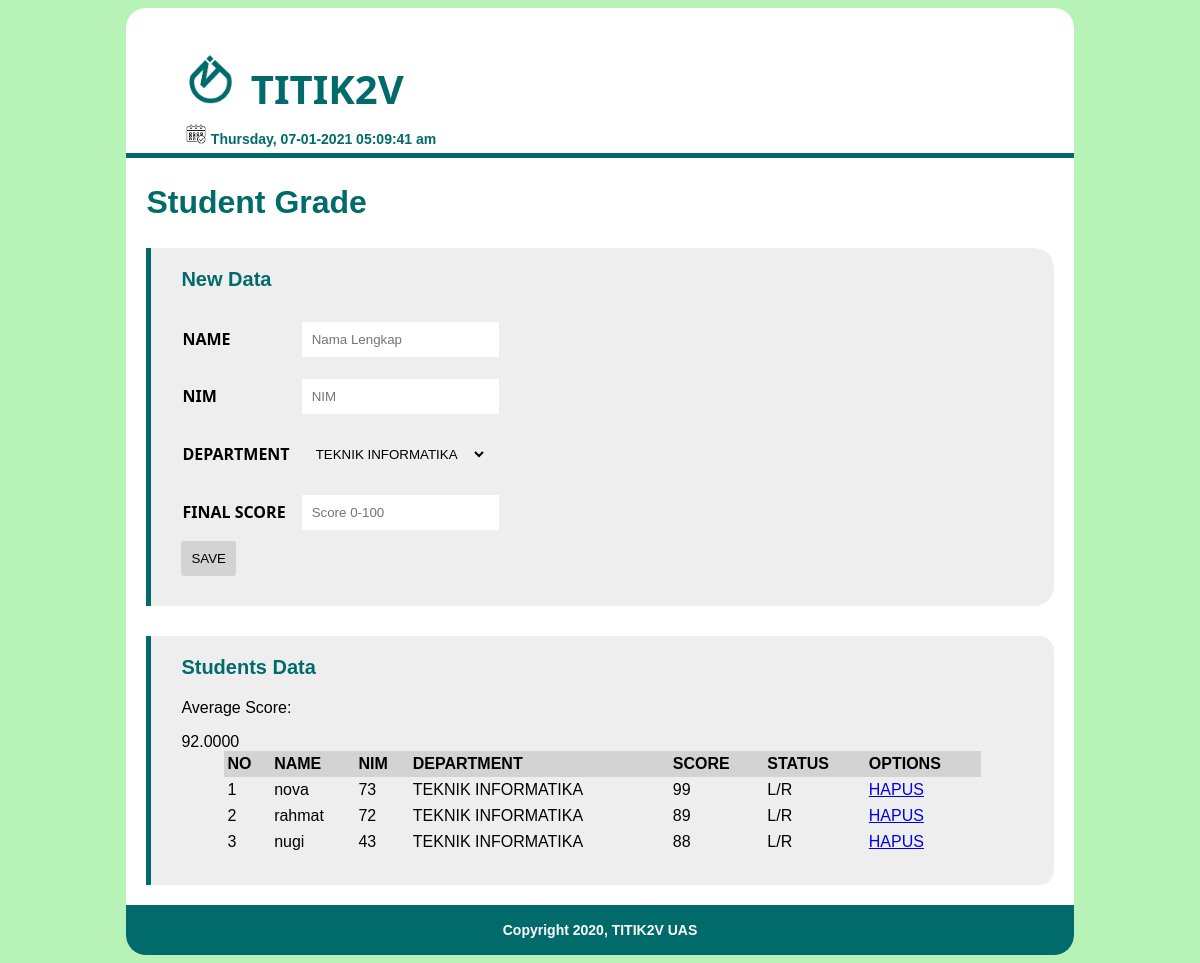
The app's page /home.php with its own data.
### tables this page shows
CREATE TABLE `students_data` (
  `kode` int(11) NOT NULL,
  `nama` text NOT NULL,
  `nim` int(11) NOT NULL,
  `department` text NOT NULL,
  `score` int(3) NOT NULL
);

### home.php (the view, shortened to what this page needs)
<!DOCTYPE html>
<html lang="en">
<head>
    <link rel="stylesheet" href="css/home.css">
</head>
<body>
<div class="container">
    <div class="header">
        <ul>
            <li><div class="inilogo"></div></li>
            <li><h1 class="judul">TITIK2V</h1></li>
        </ul>
        <div class="calendar"></div></li>
        <div class="date">
            <?php
            echo date('l, d-m-Y  h:i:s a');
            ?>
        </div>
    </div>
    <div class="conten">
        <h2>Student Grade</h2>
        <div class="newdata">
            <h3>New Data</h3>
            <form action="" method="post">
             <table class="tablenewdata">
                <tr>
                    <td>NAME</td>
                    <td>  <input type="text" name="nama" placeholder="Nama Lengkap" required value="<?=(isset($_POST['nama']))?$_POST['nama']:'';?>" class="form-control"></td>
                </tr>
                <tr>
                    <td>NIM</td>
                    <td>  <input type="number" name="nim" placeholder="NIM" required value="<?=(isset($_POST['nim']))?$_POST['nim']:'';?>" class="form-control"></td>
                </tr>
                <tr>
                    <td>DEPARTMENT</td>
                    <td>
                        <select type="text" name="department">
                            <option value="TEKNIK INFORMATIKA">TEKNIK INFORMATIKA</option>
                        </select>
                    </td>
                </tr>
                <tr>
                    <td>FINAL SCORE</td>
                    <td><input type="number" name="score" placeholder="Score 0-100" required value="<?=(isset($_POST['score']))?$_POST['score']:'';?>" class="form-control"></td>
                </tr>
             </table>
             <input type="submit" name="Save" value="SAVE" class="save">
            </form>
        </div>
        <div class="studentsdata">
            <h3>Students Data</h3>
            <p>Average Score:</p>
                <?php
                    include "config.php";
                    $result= mysqli_query($conn, "SELECT AVG(score) AS average FROM students_data");
                    $row = mysqli_fetch_assoc($result);
                    $average = $row['average'];
                    echo ("$average");
                ?>
            <table class="tablestudentsdata">
                    <tr class="segmen">
                        <td>NO</td>
                        <td>NAME</td>
                        <td>NIM</td>
                        <td>DEPARTMENT</td>
                        <td>SCORE</td>
                        <td>STATUS</td>
                        <td>OPTIONS</td>
                    </tr>
                <?php
                    include "config.php";
                    $no=1;
                    $ambildata =mysqli_query($conn,"SELECT * FROM students_data");
                    while ($tampil = mysqli_fetch_array($ambildata)){
                        echo "
                        <tr>
                            <td>$no</td>
                            <td>$tampil[nama]</td>
                            <td>$tampil[nim]</td>
                            <td>$tampil[department]</td>
                            <td>$tampil[score]</td>
                            <td>L/R</td>
                        ";
                ?>
                        <div class="hapus">
                <?php
                        echo"
                            <td>
                                <a href='?kode=$tampil[kode]'>HAPUS</a>
                            </td>
                        ";
                ?>
                        </div>
                <?php
                        echo "
                        </tr>";
                        $no++;
                    }
                ?>
            </table>
        </div>
    </div>
        <div class="footer">
            <p class="copy">Copyright 2020, TITIK2V UAS</p>
        </div>
</div>
</body>
</html>

### css/home.css (style rules this page uses)
table { border-collapse: collapse; }
body { font: 16px arial; background-color: #b7f3b7; }
.container { width: 80%; margin: auto; background-color: white; border-radius: 20px; }
.header { padding: 20px; padding-bottom: 5px; }
.header ul li { display: inline-block; margin-top: -10px; margin-right: 10px; font-weight: bold; }
.header .inilogo { height: 50px; width: 50px; background: url(../img/cobalogo.png); background-size: cover; }
.header .judul { font-size: 40px; font-family:poppins,'Segoe UI', Tahoma, Geneva, Verdana, sans-serif; font-weight: bold; color: #016b6b; margin-bottom: -20px; }
.calendar { margin-left: 40px; height: 20px; width: 20px; background-image: url(../img/calendar.png); background-size: cover; display: inline-block; }
.date { font-size: 14px; font-weight: bold; color: #016b6b; display: inline-block; margin-bottom: -20px; }
.conten { padding: 0px 20px; border-top: 5px solid #016b6b; }
h2 { font-size: 32px; font-weight: bold; color: #016b6b; }
h3 { font-size: 20px; font-weight: bold; color: #016b6b; }
.newdata { background-color: #eeeeee; padding: 30px; border-bottom-right-radius: 20px; border-top-right-radius: 20px; border-left: 5px solid #016b6b; }
.newdata h3 { margin-top: -10px; }
.save { background-color: rgb(211, 211, 211); border-radius: 3px; border: none; padding:10px; }
.tablenewdata td { font-family:'Segoe UI', Tahoma, Geneva, Verdana, sans-serif; font-weight: bold; }
.tablenewdata td input { border: none; margin: 10px; padding:10px; }
.tablenewdata td select { border: none; margin: 10px; padding:10px; }
.studentsdata { margin-top: 30px; background-color: #eeeeee; padding: 30px; border-bottom-right-radius: 15px; border-top-right-radius: 15px; border-left: 5px solid #016b6b; }
.studentsdata h3 { margin-top: -10px; }
.studentsdata td { padding: 4px; }
.studentsdata .segmen { font-weight: bold; background-color: #d3d3d3; }
.tablestudentsdata { width: 90%; margin: auto; }
.footer { background-color: #016b6b; padding: 3px; margin-top:20px; border-bottom-left-radius: 20px; border-bottom-right-radius: 20px; }
.footer .copy { color: #ffffff; font-weight: bold; text-align: center; font-size: 14px; }

### records on screen
students_data: nama "nova", nim "73", department "TEKNIK INFORMATIKA", score "99"
students_data: nama "rahmat", nim "72", department "TEKNIK INFORMATIKA", score "89"
students_data: nama "nugi", nim "43", department "TEKNIK INFORMATIKA", score "88"

### other values on screen
$average "92.0000"
